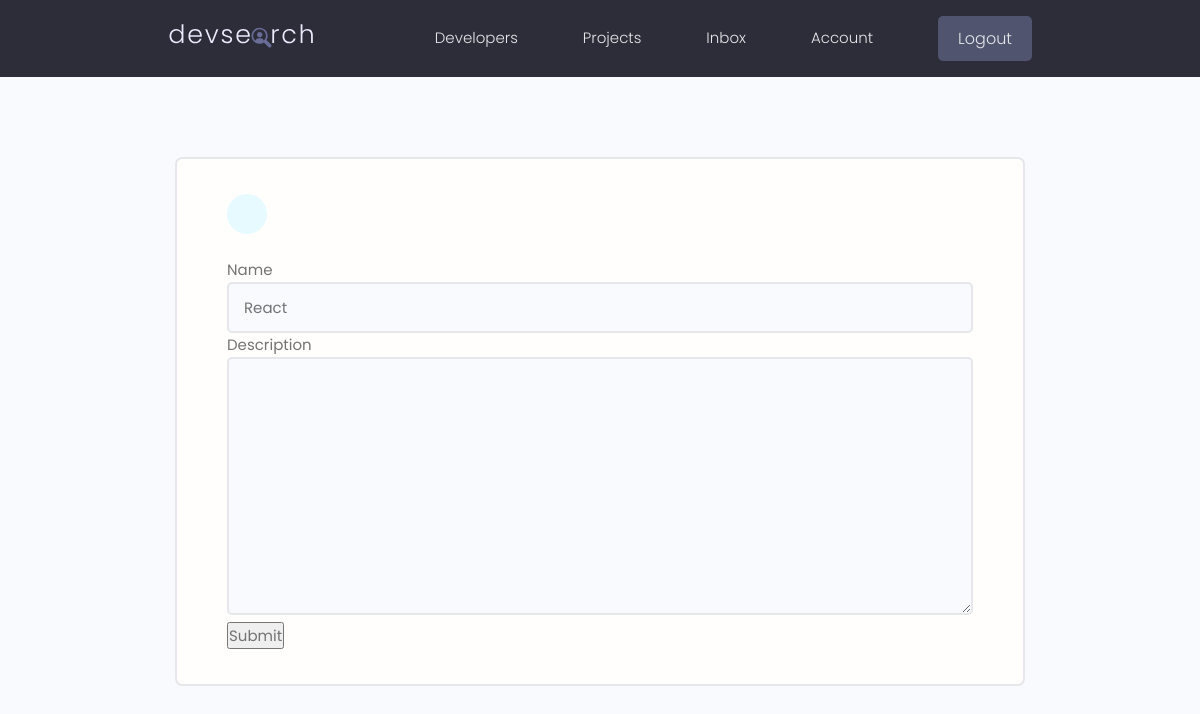
Before: /update-skill/1649b8d9-1f83-4d5b-944b-03a1647da15c (signed in) with the older database file.
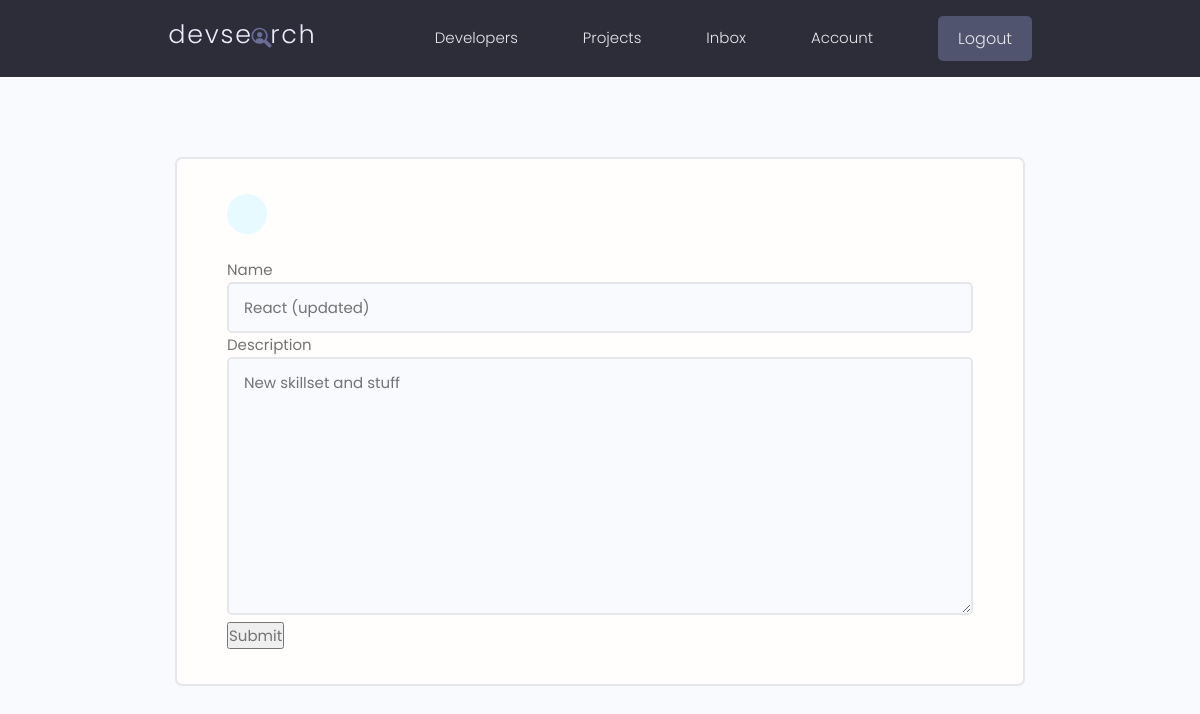
After: the same page with the newer database file.
### users/models.py (models this page shows, shortened)
class Skill(models.Model):
    owner = models.ForeignKey(Profile, null=True, blank=True, on_delete=models.CASCADE)
    name = models.CharField(max_length=200, null=True, blank=True)
    description = models.TextField(null=True, blank=True)
    created = models.DateTimeField(auto_now_add=True)
    id = models.UUIDField(default=uuid.uuid4, unique=True, primary_key=True, editable=False)

### users/views.py (the view)
# urls.py: path('update-skill/<str:pk>', views.updateSkill, name='update-skill'),
@login_required(login_url='login')
def updateSkill(request, pk):
    profile = request.user.profile
    skill = profile.skill_set.get(id=pk)
    form = SkillForm(instance=skill)
    if request.method == 'POST':
        form = SkillForm(request.POST, instance=skill)
        if form.is_valid():
            form.save()
            messages.success(request, 'Skill was updated successfully!')
            return redirect('account')
    context = {'form': form}
    return render(request=request, template_name="users/skill_form.html", context=context)

### users/forms.py
class SkillForm(ModelForm):
    class Meta:
        model = Skill
        fields = '__all__'
        exclude = ['owner']
    def __init__(self, *args, **kwargs):
        super(SkillForm, self).__init__(*args, **kwargs)
        for name, field in self.fields.items():
            field.widget.attrs.update({'class': 'input'})

### users/templates/users/skill_form.html (shortened to what this page needs)
{% extends 'main.html' %}
{% block content %}
<main class="formPage my-xl">
    <div class="content-box">
        <div class="formWrapper">
            <a class="backButton" href="{% url 'account' %}"></a>
            <br>
            <form method="post" action="#">
                {% for field in form %}
                {{field.label}}
                {{field}}
                {% endfor %}
                <input type="submit" value="Submit" />
            </form>
        </div>
    </div>
</main>
{% endblock content %}

Changed rows visible on the page:
changed Skill: name "React" → "React (updated)"; description (not shown) → "New skillset and stuff"
